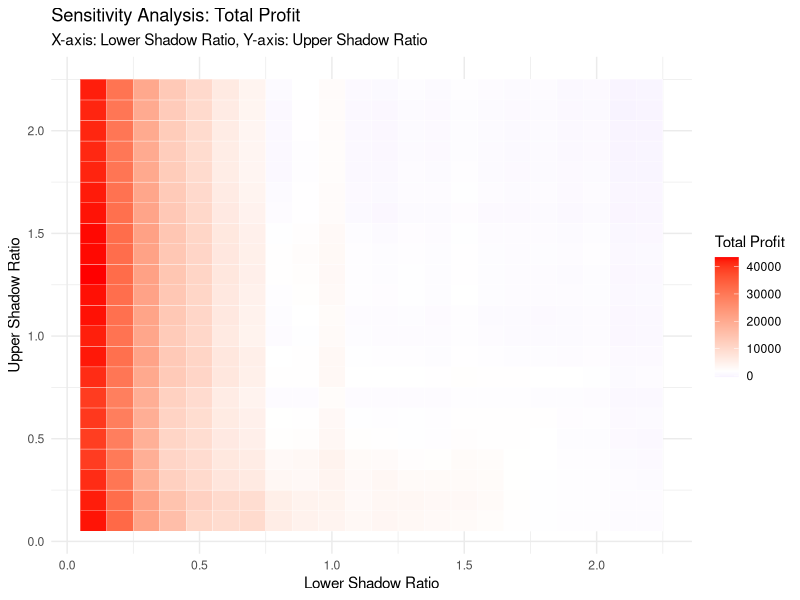
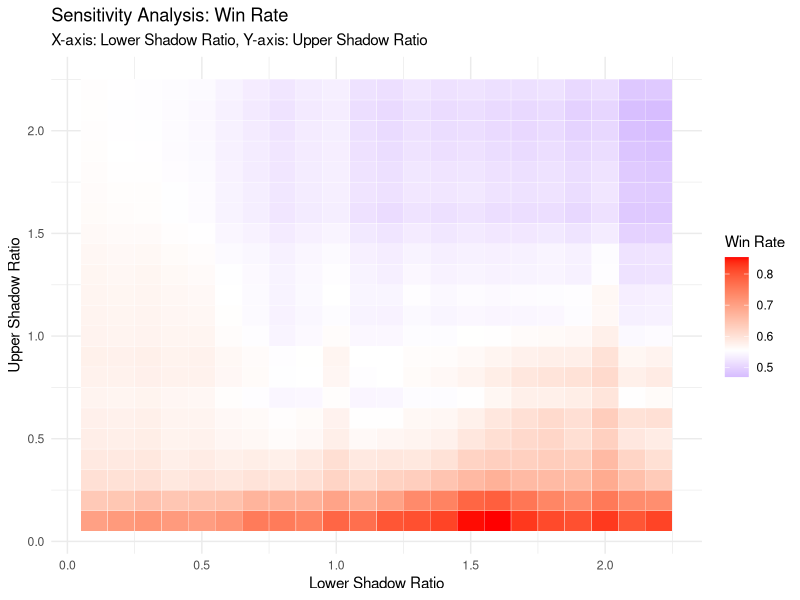
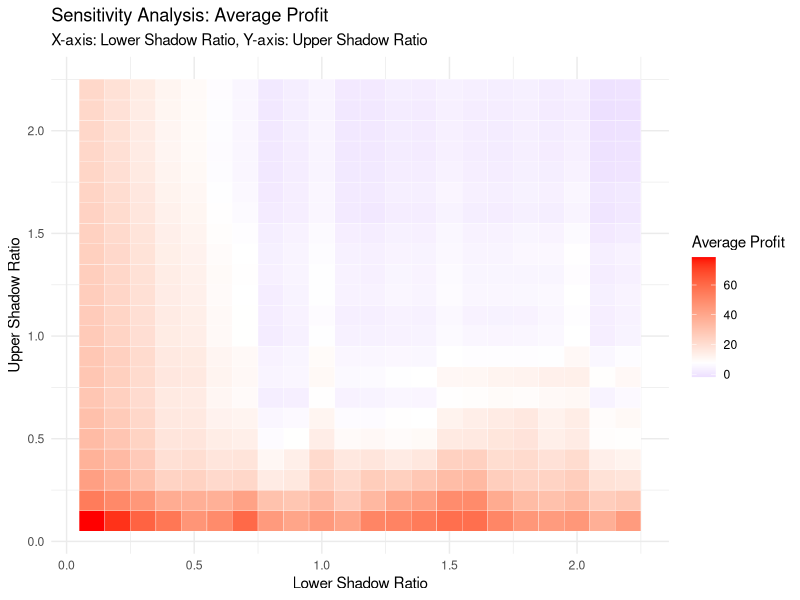

The R script that drew these images, in order:
# ========== 📦 Load Dependencies ==========
library(zoo)
library(xts)
library(TTR)
library(quantmod)
library(ggplot2)
library(dplyr)

# ========== 📥 Load and Build ohlc2 ==========
column_names <- read.csv("HSI_25years.csv", skip = 2, nrows = 1, header = FALSE)
col_names <- as.character(unlist(column_names))
raw_data <- read.csv("HSI_25years.csv", skip = 3, header = FALSE, col.names = col_names)
colnames(raw_data) <- c("Datetime", "Open", "High", "Low", "Close", "Volume")
raw_data$Datetime <- as.POSIXct(raw_data$Datetime, format = "%Y-%m-%d")

ohlc2 <- xts(
  data.frame(
    Open = as.numeric(as.character(raw_data$Open)),
    High = as.numeric(as.character(raw_data$High)),
    Low = as.numeric(as.character(raw_data$Low)),
    Close = as.numeric(as.character(raw_data$Close)),
    Volume = as.numeric(as.character(raw_data$Volume))
  ),
  order.by = raw_data$Datetime
)

# ========== 📊 Calculate Bollinger Band Midline ==========
bb <- BBands(Cl(ohlc2), n = 20)
ohlc2$mavg <- bb$mavg

# ========== 🔍 Hammer Pattern Detection Function ==========
isHammer <- function(open, high, low, close, lower_shadow_ratio = 2, upper_shadow_ratio = 1) {
  body <- abs(close - open)
  lower_shadow <- pmin(open, close) - low
  upper_shadow <- high - pmax(open, close)
  return(lower_shadow > lower_shadow_ratio * body & upper_shadow < upper_shadow_ratio * body)
}

# ========== 🔬 Parameter Sensitivity Analysis ==========
lower_range <- seq(0.1, 2.2, by = 0.1)
upper_range <- seq(0.1, 2.2, by = 0.1)
sensitivity_results <- data.frame()

for (lower in lower_range) {
  for (upper in upper_range) {
    
    # ✅ Step 1: Extract indices where Close < 20-day moving average
    candidate_indices <- which(ohlc2$Close < ohlc2$mavg)
    
    # ✅ Step 2: Only check hammer patterns on those dates
    hammer_flags <- rep(FALSE, nrow(ohlc2))
    hammer_flags[candidate_indices] <- mapply(
      isHammer,
      open = as.numeric(ohlc2$Open[candidate_indices]),
      high = as.numeric(ohlc2$High[candidate_indices]),
      low = as.numeric(ohlc2$Low[candidate_indices]),
      close = as.numeric(ohlc2$Close[candidate_indices]),
      MoreArgs = list(lower_shadow_ratio = lower, upper_shadow_ratio = upper)
    )
    
    # ✅ Step 3: Generate trading signals
    ohlc2$Signal <- NA
    ohlc2$Signal[which(hammer_flags)] <- "Buy"
    
    # ✅ Step 4: Simulate intraday trading (buy at open, sell at close)
    buy_indices <- which(ohlc2$Signal == "Buy")
    buy_price <- as.numeric(Op(ohlc2)[buy_indices])
    sell_price <- as.numeric(Cl(ohlc2)[buy_indices])
    profit_points <- sell_price - buy_price
    
    # ✅ Step 5: Record performance results
    strategy_perf <- data.frame(
      Lower = lower,
      Upper = upper,
      Trades = length(profit_points),
      Total_Profit = sum(profit_points, na.rm = TRUE),
      Win_Rate = ifelse(length(profit_points) > 0,
                        mean(profit_points > 0, na.rm = TRUE),
                        NA),
      Avg_Profit = ifelse(length(profit_points) > 0,
                          mean(profit_points, na.rm = TRUE),
                          NA)
    )
    
    sensitivity_results <- rbind(sensitivity_results, strategy_perf)
  }
}

# ========== 📈 Visualization Function ==========
plot_heatmap <- function(df, metric, title, fill_label) {
  ggplot(df, aes(x = Lower, y = Upper, fill = .data[[metric]])) +
    geom_tile(color = "white") +
    scale_fill_gradient2(
      low = "blue", high = "red", mid = "white",
      midpoint = median(df[[metric]], na.rm = TRUE),
      name = fill_label
    ) +
    labs(
      title = title,
      subtitle = "X-axis: Lower Shadow Ratio, Y-axis: Upper Shadow Ratio",
      x = "Lower Shadow Ratio", y = "Upper Shadow Ratio"
    ) +
    theme_minimal()
}

# ========== 📊 Generate Heatmap Outputs ==========
plot_heatmap(sensitivity_results, "Total_Profit", "Sensitivity Analysis: Total Profit", "Total Profit")
plot_heatmap(sensitivity_results, "Win_Rate", "Sensitivity Analysis: Win Rate", "Win Rate")
plot_heatmap(sensitivity_results, "Avg_Profit", "Sensitivity Analysis: Average Profit", "Average Profit")

# ========== 🧾 Output Best Parameters ==========
top3 <- sensitivity_results %>%
  arrange(desc(Total_Profit)) %>%
  slice(1:3)

cat("📌 Top 3 parameter combinations based on Total Profit:\n")
print(top3)
